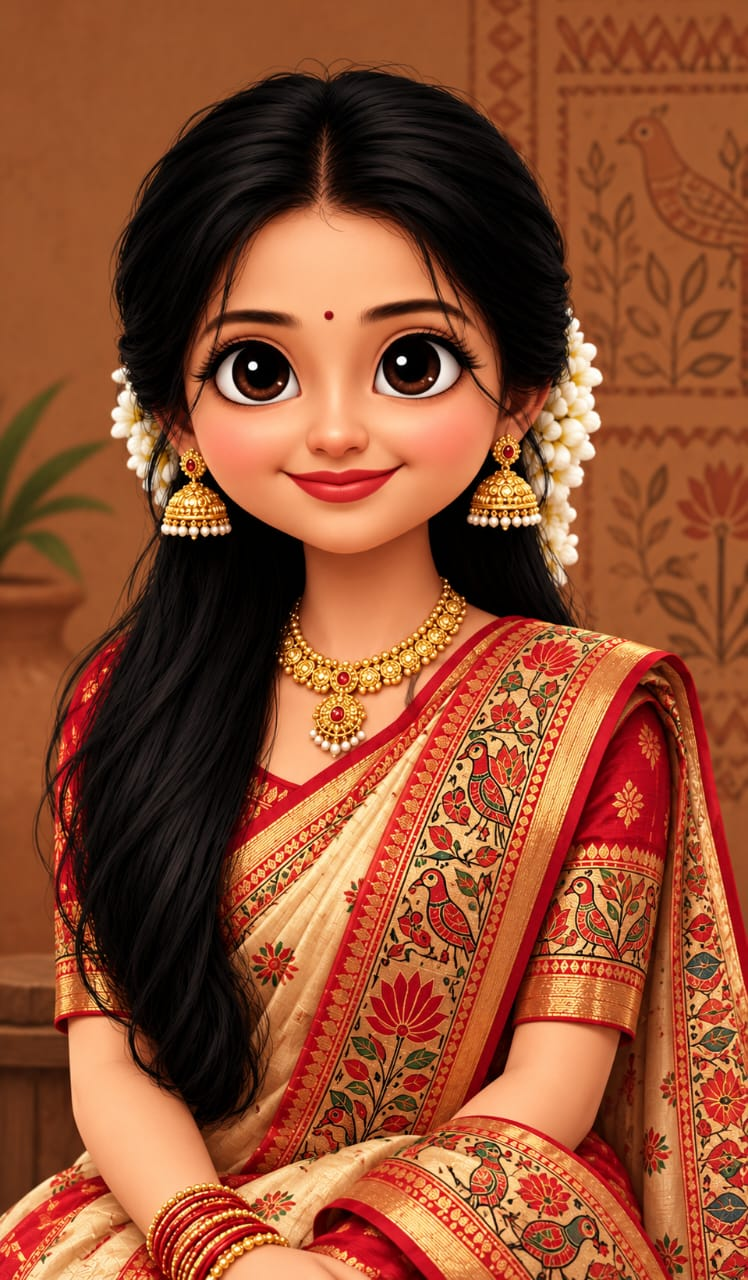
#> input picture assets/rasgulla-main.jpeg, 748 x 1280 px
$ python -i pet_sprite.py   (imports and definitions only)
#> lines starting #> are read from the running program, lines starting #| are printed output that depends on the picture; after the words box and inside, x2 and y2 are one past the last pixel; in counts of white or black regions, pixels touching at a corner belong together
#> further down, picture is the input picture: PIL image 748x1280 RGB; mean R, G, B 143.8, 78.3, 48.2
"""Build the always-on-top desktop-pet assets from the mini avatar artwork.

The source artwork is a full illustrated scene, not a cutout, so the background
cannot be chroma-keyed away.  Instead the character's face is located, a crisp
circular cameo is framed around her, and the result is rendered as a badge with
a soft outer ring.

Everything is drawn on a flat transparency-key colour so the Tk window can use
``-transparentcolor`` for a truly see-through, always-on-top pet window.  Only
hard edges are used, which keeps the key clean and avoids colour fringing.

The build is cached on disk and keyed by ``BUILD_VERSION`` so changing the
artwork pipeline regenerates the frames automatically.
"""

from __future__ import annotations

import json
from collections import deque
from pathlib import Path

from PIL import Image, ImageChops, ImageDraw, ImageFilter, ImageFont

DISPLAY_SIZE = 168
PROBE_SIZE = 220
TOLERANCE = 74
MIN_CUTOUT_COVERAGE = 0.05
MAX_CUTOUT_COVERAGE = 0.94
BUILD_VERSION = 5

# Pure, unlikely-to-appear colours used as the Windows transparency key.
KEY_CANDIDATES = [
    (255, 0, 255),
    (0, 255, 0),
    (0, 255, 255),
    (255, 255, 0),
    (0, 0, 255),
]

RING_COLOUR = (255, 252, 253)
ACCENT_COLOUR = (196, 58, 116)

BUBBLE_FILL = (255, 252, 253)
BUBBLE_EDGE = (196, 58, 116)
BUBBLE_TEXT = (93, 34, 64)

# (angle, vertical bob) per frame for the two animation sets.
IDLE_FRAMES = [
    (0.0, 0), (-1.2, -1), (-2.4, -3), (-1.6, -4),
    (0.8, -3), (2.0, -1), (1.2, 0), (-0.8, 1),
    (-1.8, 2), (-0.6, 1), (0.6, 0), (0.0, 0),
]
WORK_FRAMES = [
    (-4.0, 0), (-6.0, -2), (-4.5, -4), (-2.0, -2),
    (1.0, 1), (4.0, 3), (6.0, 1), (3.0, -2),
    (-1.0, -4), (-4.0, -2), (-2.0, 0), (0.0, 0),
]


def _harden(mask: Image.Image, threshold: int = 128) -> Image.Image:
    return mask.point(lambda value: 255 if value >= threshold else 0)


# [60 lines left out: functions _channel_distance, _border_samples, _background_like, _components_touching_border, not called in this run]


def _find_face(rgb: Image.Image) -> tuple[int, int, int] | None:
    """Locate the character's face as (centre_x, centre_y, radius) in pixels.

    Skin tone is a warm, moderately saturated and bright colour, and the face is
    the largest such region in the upper part of the frame.
    """
    small = rgb.convert("HSV").resize((320, 320), Image.LANCZOS)
#> small: PIL image 320x320 HSV; mean H, S, V 28.4, 170.5, 143.8
    pixels = small.load()
    width, height = small.size
#> width = 320; height = 320
    mask = Image.new("L", small.size, 0)
#> mask: PIL image 320x320 L; every value is 0
    mask_pixels = mask.load()

    for y in range(int(height * 0.72)):
        for x in range(width):
            hue, saturation, value = pixels[x, y]
            warm = hue <= 46 or hue >= 234
            if warm and 25 <= saturation <= 130 and value >= 165:
                mask_pixels[x, y] = 255

    mask = mask.filter(ImageFilter.MedianFilter(3))
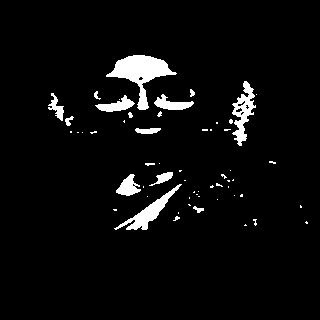
#> mask: PIL image 320x320 L; 4.5% white; 57 white regions (42 under 20 px), largest, box (x1, y1, x2, y2) and area: (106, 55, 177, 110) 1411, (114, 184, 182, 230) 708, (232, 81, 256, 146) 676
    mask = mask.filter(ImageFilter.MaxFilter(3))
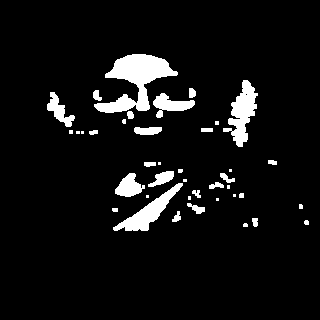
#> mask: PIL image 320x320 L; 6.8% white; 40 white regions (16 under 20 px), largest, box (x1, y1, x2, y2) and area: (94, 54, 178, 113) 2139, (223, 80, 258, 147) 1080, (113, 183, 183, 231) 982
    mask_values = mask.load()
    seen = bytearray(width * height)
    best: tuple[int, tuple[int, int, int, int]] | None = None

    for start_y in range(height):
        for start_x in range(width):
            index = start_y * width + start_x
            if not mask_values[start_x, start_y] or seen[index]:
                continue
            queue: deque[tuple[int, int]] = deque([(start_x, start_y)])
            seen[index] = 1
            count = 0
            sum_x = 0
            sum_y = 0
            min_x = min_y = 10**9
            max_x = max_y = -1
            while queue:
                x, y = queue.popleft()
                count += 1
                sum_x += x
                sum_y += y
                min_x = min(min_x, x)
                max_x = max(max_x, x)
                min_y = min(min_y, y)
                max_y = max(max_y, y)
                for nx, ny in ((x - 1, y), (x + 1, y), (x, y - 1), (x, y + 1)):
                    if 0 <= nx < width and 0 <= ny < height:
                        neighbour = ny * width + nx
                        if mask_values[nx, ny] and not seen[neighbour]:
                            seen[neighbour] = 1
                            queue.append((nx, ny))
            if count < 150:
                continue
            box = (min_x, min_y, max_x, max_y)
            if best is None or count > best[0]:
                best = (count, box)
#> after the loop, best = (2139, (94, 54, 177, 112))

    if best is None:
        return None

    min_x, min_y, max_x, max_y = best[1]
#> min_x = 94; min_y = 54; max_x = 177; max_y = 112
    scale = rgb.width / float(width)
#> scale = 2.34
    centre_x = (min_x + max_x) / 2.0 * scale
#> centre_x = 316.7
    centre_y = (min_y + max_y) / 2.0 * scale
#> centre_y = 194
    face_width = (max_x - min_x) * scale
#> face_width = 194
    radius = int(face_width * 1.15)
    radius = max(radius, int(rgb.width * 0.17))
    radius = min(radius, int(rgb.width * 0.45))
    return int(centre_x), int(centre_y), radius


# [276 lines left out: functions _pick_key, _build_badge, _fit_badge, _composite, _rotate_badge, build_pet_assets and 4 more, not called in this run]

>>> from PIL import Image
>>> picture = Image.open('assets/rasgulla-main.jpeg')
>>> result = _find_face(picture)
#> result = (316, 194, 223)
